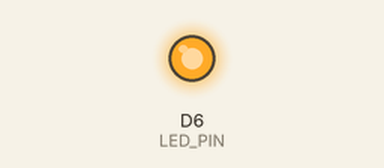
Recording of a program running on a simulated ESP8266 (NodeMCU). Shown: output pins drawn as LEDs (lit = HIGH).

Above: at 6.18 s.
At 24.6 s:
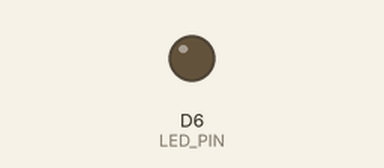
Timing chart, 0 to 32.7 s (numbered marks = the images above):
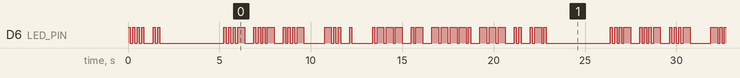

The program:

main.cpp
```cpp
#include <Arduino.h>
#define LED_PIN D6
#define SPEED   125           // default time

const	char	table[][8] = {
	"A.-",
	"B-...",
	"C-.-.",
	"D-..",
	"E.",
	"F..-.",
	"G--.",
	"H....",
	"I..",
	"J.---",
	"K-.-",
	"L.-..",
	"M--",
	"N-.",
	"O---",
	"P.--.",
	"Q--.-",
	"R.-.",
	"S...",
	"T-",
	"U..-",
	"V...-",
	"W.--",
	"X-..-",
	"Y-.--",
	"Z--..",
	"1.----",
	"2..---",
	"3...--",
	"4....-",
	"5.....",
	"6-....",
	"7--...",
	"8---..",
	"9----.",
	"0-----",
/*
	"..-.-.-",
	",--..--",
	":---...",
	"?..--..",
	"'.----.",
	"--....-",
	"(-.--.",
	")-.--.-",
	"/-..-.",
	"=-...-",
	"+.-.-.",
	"\".-..-.",
	"*-..-",
	"@.--.-."
*/
};

void	short_beep()
{
    digitalWrite(LED_PIN, HIGH);
 	delay(SPEED);
    digitalWrite(LED_PIN, LOW);
 	delay(SPEED);
}

void	long_beep()
{
    digitalWrite(LED_PIN, HIGH);
 	delay(SPEED * 3);
    digitalWrite(LED_PIN, LOW);
 	delay(SPEED);
}

void	morse_chr(char chr)
{
	static	int16_t	cnt, i;

	if (chr == ' ') {
		delay(SPEED * 5);
		return;
	}

	for (cnt = 0; cnt < 36; cnt++) {
		if (table[cnt][0] == chr) {
			for (i = 1; table[cnt][i] != 0x00; i++) {
				if (table[cnt][i] == '.')
					short_beep();
				else
					long_beep();
			}
			delay(SPEED * 3);
			return;
		}
	}
}

void	morse_str(char* str)
{
	while (*str != 0x00) {
		morse_chr(*str);
		str++;
	}
}

void setup()
{
//    pinMode(LED_PIN, OUTPUT_OPENDRAIN);
    pinMode(LED_PIN, OUTPUT);
    morse_str("HI");
    delay(3000);
}

void loop()
{
    morse_str("VVV DE JA9OIR");
    delay(3000);

}
```

Measured:
- by itself, D6 (LED_PIN): moves between LOW and HIGH, repeating every 21.1 s
- by itself, everything shown: repeats every 21.1 s, in 70 steps
